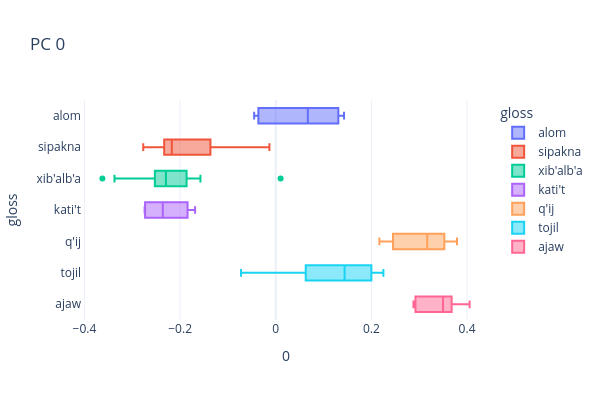
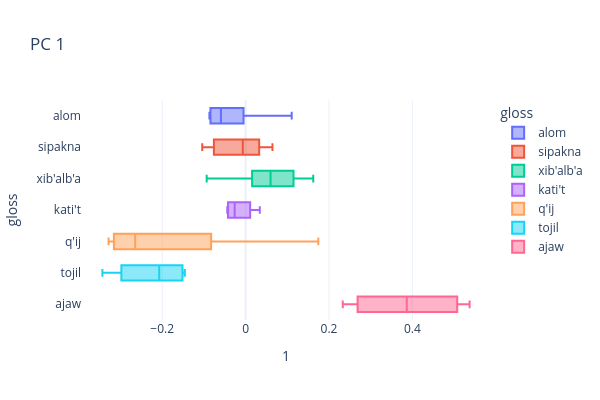
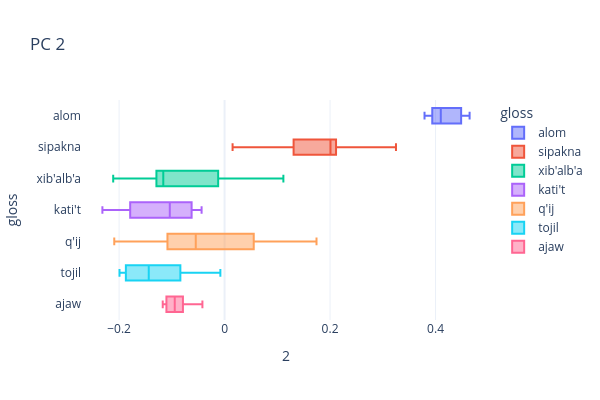
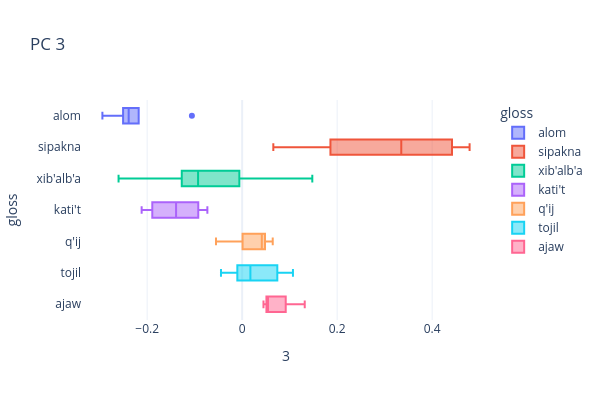

The notebook cell these images were saved under, in order:
### Code cell
def comp_box(comp_id):
    px.box(X0,
           x=comp_id,
           y='gloss',
           color='gloss', 
           template=px_template,
           height=400, width=600, 
           title=f'PC {i}').show()
           
for i in range(n_comps):
    comp_box(i)

### Figure 1 — Plotly figure (JSON) as saved in the notebook; plotly's stock layout.template omitted (floating-point values rounded to 4 significant figures)
{"data": [{"alignmentgroup": "True", "hovertemplate": "gloss=%{y}<br>0=%{x}<extra></extra>", "legendgroup": "alom", "marker": {"color": "#636efa"}, "name": "alom", "notched": false, "offsetgroup": "alom", "orientation": "h", "showlegend": true, "type": "box", "x": [0.1428, 0.01998, -0.04516, -0.03637, 0.1308, 0.1142], "x0": " ", "xaxis": "x", "y": ["alom", "alom", "alom", "alom", "alom", "alom"], "y0": " ", "yaxis": "y"}, {"alignmentgroup": "True", "hovertemplate": "gloss=%{y}<br>0=%{x}<extra></extra>", "legendgroup": "sipakna", "marker": {"color": "#EF553B"}, "name": "sipakna", "notched": false, "offsetgroup": "sipakna", "orientation": "h", "showlegend": true, "type": "box", "x": [-0.01325, -0.2046, -0.2351, -0.2771, -0.2301, -0.2315, -0.1351, -0.1381], "x0": " ", "xaxis": "x", "y": ["sipakna", "sipakna", "sipakna", "sipakna", "sipakna", "sipakna", "sipakna", "sipakna"], "y0": " ", "yaxis": "y"}, {"alignmentgroup": "True", "hovertemplate": "gloss=%{y}<br>0=%{x}<extra></extra>", "legendgroup": "xib'alb'a", "marker": {"color": "#00cc96"}, "name": "xib'alb'a", "notched": false, "offsetgroup": "xib'alb'a", "orientation": "h", "showlegend": true, "type": "box", "x": [-0.1629, -0.2528, -0.219, -0.1865, -0.2025, -0.2503, -0.2547, -0.3372, -0.2191, -0.2484, -0.3625, -0.2574, -0.1659, -0.2496, -0.2402, -0.2072, -0.1575, 0.01016], "x0": " ", "xaxis": "x", "y": ["xib'alb'a", "xib'alb'a", "xib'alb'a", "xib'alb'a", "xib'alb'a", "xib'alb'a", "xib'alb'a", "xib'alb'a", "xib'alb'a", "xib'alb'a", "xib'alb'a", "xib'alb'a", "xib'alb'a", "xib'alb'a", "xib'alb'a", "xib'alb'a", "xib'alb'a", "xib'alb'a"], "y0": " ", "yaxis": "y"}, {"alignmentgroup": "True", "hovertemplate": "gloss=%{y}<br>0=%{x}<extra></extra>", "legendgroup": "kati't", "marker": {"color": "#ab63fa"}, "name": "kati't", "notched": false, "offsetgroup": "kati't", "orientation": "h", "showlegend": true, "type": "box", "x": [-0.2001, -0.2742, -0.1687, -0.2724], "x0": " ", "xaxis": "x", "y": ["kati't", "kati't", "kati't", "kati't"], "y0": " ", "yaxis": "y"}, {"alignmentgroup": "True", "hovertemplate": "gloss=%{y}<br>0=%{x}<extra></extra>", "legendgroup": "q'ij", "marker": {"color": "#FFA15A"}, "name": "q'ij", "notched": false, "offsetgroup": "q'ij", "orientation": "h", "showlegend": true, "type": "box", "x": [0.3646, 0.3791, 0.2167, 0.3167, 0.256, 0.3224, 0.237, 0.3486, 0.2479], "x0": " ", "xaxis": "x", "y": ["q'ij", "q'ij", "q'ij", "q'ij", "q'ij", "q'ij", "q'ij", "q'ij", "q'ij"], "y0": " ", "yaxis": "y"}, {"alignmentgroup": "True", "hovertemplate": "gloss=%{y}<br>0=%{x}<extra></extra>", "legendgroup": "tojil", "marker": {"color": "#19d3f3"}, "name": "tojil", "notched": false, "offsetgroup": "tojil", "orientation": "h", "showlegend": true, "type": "box", "x": [0.1152, 0.1445, 0.1434, 0.2251, -0.0726, 0.01019, 0.222, 0.1779], "x0": " ", "xaxis": "x", "y": ["tojil", "tojil", "tojil", "tojil", "tojil", "tojil", "tojil", "tojil"], "y0": " ", "yaxis": "y"}, {"alignmentgroup": "True", "hovertemplate": "gloss=%{y}<br>0=%{x}<extra></extra>", "legendgroup": "ajaw", "marker": {"color": "#FF6692"}, "name": "ajaw", "notched": false, "offsetgroup": "ajaw", "orientation": "h", "showlegend": true, "type": "box", "x": [0.3002, 0.3499, 0.3596, 0.2895, 0.2879, 0.4054, 0.3706], "x0": " ", "xaxis": "x", "y": ["ajaw", "ajaw", "ajaw", "ajaw", "ajaw", "ajaw", "ajaw"], "y0": " ", "yaxis": "y"}], "layout": {"boxmode": "overlay", "height": 400, "legend": {"title": {"text": "gloss"}, "tracegroupgap": 0}, "title": {"text": "PC 0"}, "width": 600, "xaxis": {"anchor": "y", "domain": [0, 1], "title": {"text": "0"}}, "yaxis": {"anchor": "x", "categoryarray": ["ajaw", "tojil", "q'ij", "kati't", "xib'alb'a", "sipakna", "alom"], "categoryorder": "array", "domain": [0, 1], "title": {"text": "gloss"}}}}

### Figure 2 — Plotly figure (JSON) as saved in the notebook; plotly's stock layout.template omitted (floating-point values rounded to 4 significant figures)
{"data": [{"alignmentgroup": "True", "hovertemplate": "gloss=%{y}<br>1=%{x}<extra></extra>", "legendgroup": "alom", "marker": {"color": "#636efa"}, "name": "alom", "notched": false, "offsetgroup": "alom", "orientation": "h", "showlegend": true, "type": "box", "x": [0.1106, -0.08435, -0.04316, -0.08681, -0.005042, -0.07525], "x0": " ", "xaxis": "x", "y": ["alom", "alom", "alom", "alom", "alom", "alom"], "y0": " ", "yaxis": "y"}, {"alignmentgroup": "True", "hovertemplate": "gloss=%{y}<br>1=%{x}<extra></extra>", "legendgroup": "sipakna", "marker": {"color": "#EF553B"}, "name": "sipakna", "notched": false, "offsetgroup": "sipakna", "orientation": "h", "showlegend": true, "type": "box", "x": [0.00181, 0.06438, 0.06321, -0.0001852, -0.0752, -0.01335, -0.07695, -0.1041], "x0": " ", "xaxis": "x", "y": ["sipakna", "sipakna", "sipakna", "sipakna", "sipakna", "sipakna", "sipakna", "sipakna"], "y0": " ", "yaxis": "y"}, {"alignmentgroup": "True", "hovertemplate": "gloss=%{y}<br>1=%{x}<extra></extra>", "legendgroup": "xib'alb'a", "marker": {"color": "#00cc96"}, "name": "xib'alb'a", "notched": false, "offsetgroup": "xib'alb'a", "orientation": "h", "showlegend": true, "type": "box", "x": [0.1521, 0.1623, 0.01557, 0.1285, 0.1406, 0.09199, 0.08829, 0.04658, 0.01912, 0.04095, -0.000913, -0.01572, -0.09337, 0.07313, 0.008597, 0.03975, 0.1149, 0.1123], "x0": " ", "xaxis": "x", "y": ["xib'alb'a", "xib'alb'a", "xib'alb'a", "xib'alb'a", "xib'alb'a", "xib'alb'a", "xib'alb'a", "xib'alb'a", "xib'alb'a", "xib'alb'a", "xib'alb'a", "xib'alb'a", "xib'alb'a", "xib'alb'a", "xib'alb'a", "xib'alb'a", "xib'alb'a", "xib'alb'a"], "y0": " ", "yaxis": "y"}, {"alignmentgroup": "True", "hovertemplate": "gloss=%{y}<br>1=%{x}<extra></extra>", "legendgroup": "kati't", "marker": {"color": "#ab63fa"}, "name": "kati't", "notched": false, "offsetgroup": "kati't", "orientation": "h", "showlegend": true, "type": "box", "x": [-0.04402, -0.01217, -0.04034, 0.03402], "x0": " ", "xaxis": "x", "y": ["kati't", "kati't", "kati't", "kati't"], "y0": " ", "yaxis": "y"}, {"alignmentgroup": "True", "hovertemplate": "gloss=%{y}<br>1=%{x}<extra></extra>", "legendgroup": "q'ij", "marker": {"color": "#FFA15A"}, "name": "q'ij", "notched": false, "offsetgroup": "q'ij", "orientation": "h", "showlegend": true, "type": "box", "x": [-0.05359, -0.3244, -0.2649, -0.3132, -0.3075, -0.3288, -0.09235, -0.1146, 0.1744], "x0": " ", "xaxis": "x", "y": ["q'ij", "q'ij", "q'ij", "q'ij", "q'ij", "q'ij", "q'ij", "q'ij", "q'ij"], "y0": " ", "yaxis": "y"}, {"alignmentgroup": "True", "hovertemplate": "gloss=%{y}<br>1=%{x}<extra></extra>", "legendgroup": "tojil", "marker": {"color": "#19d3f3"}, "name": "tojil", "notched": false, "offsetgroup": "tojil", "orientation": "h", "showlegend": true, "type": "box", "x": [-0.3435, -0.3395, -0.1458, -0.2566, -0.1511, -0.1516, -0.2531, -0.1613], "x0": " ", "xaxis": "x", "y": ["tojil", "tojil", "tojil", "tojil", "tojil", "tojil", "tojil", "tojil"], "y0": " ", "yaxis": "y"}, {"alignmentgroup": "True", "hovertemplate": "gloss=%{y}<br>1=%{x}<extra></extra>", "legendgroup": "ajaw", "marker": {"color": "#FF6692"}, "name": "ajaw", "notched": false, "offsetgroup": "ajaw", "orientation": "h", "showlegend": true, "type": "box", "x": [0.259, 0.2975, 0.5373, 0.233, 0.3866, 0.4492, 0.5271], "x0": " ", "xaxis": "x", "y": ["ajaw", "ajaw", "ajaw", "ajaw", "ajaw", "ajaw", "ajaw"], "y0": " ", "yaxis": "y"}], "layout": {"boxmode": "overlay", "height": 400, "legend": {"title": {"text": "gloss"}, "tracegroupgap": 0}, "title": {"text": "PC 1"}, "width": 600, "xaxis": {"anchor": "y", "domain": [0, 1], "title": {"text": "1"}}, "yaxis": {"anchor": "x", "categoryarray": ["ajaw", "tojil", "q'ij", "kati't", "xib'alb'a", "sipakna", "alom"], "categoryorder": "array", "domain": [0, 1], "title": {"text": "gloss"}}}}

### Figure 3 — Plotly figure (JSON) as saved in the notebook; plotly's stock layout.template omitted (floating-point values rounded to 4 significant figures)
{"data": [{"alignmentgroup": "True", "hovertemplate": "gloss=%{y}<br>2=%{x}<extra></extra>", "legendgroup": "alom", "marker": {"color": "#636efa"}, "name": "alom", "notched": false, "offsetgroup": "alom", "orientation": "h", "showlegend": true, "type": "box", "x": [0.4646, 0.3791, 0.4111, 0.4087, 0.3938, 0.4485], "x0": " ", "xaxis": "x", "y": ["alom", "alom", "alom", "alom", "alom", "alom"], "y0": " ", "yaxis": "y"}, {"alignmentgroup": "True", "hovertemplate": "gloss=%{y}<br>2=%{x}<extra></extra>", "legendgroup": "sipakna", "marker": {"color": "#EF553B"}, "name": "sipakna", "notched": false, "offsetgroup": "sipakna", "orientation": "h", "showlegend": true, "type": "box", "x": [0.325, 0.2118, 0.1493, 0.2036, 0.1125, 0.2109, 0.198, 0.01519], "x0": " ", "xaxis": "x", "y": ["sipakna", "sipakna", "sipakna", "sipakna", "sipakna", "sipakna", "sipakna", "sipakna"], "y0": " ", "yaxis": "y"}, {"alignmentgroup": "True", "hovertemplate": "gloss=%{y}<br>2=%{x}<extra></extra>", "legendgroup": "xib'alb'a", "marker": {"color": "#00cc96"}, "name": "xib'alb'a", "notched": false, "offsetgroup": "xib'alb'a", "orientation": "h", "showlegend": true, "type": "box", "x": [0.1115, -0.1151, -0.1196, -0.05847, 0.04503, -0.01215, 0.01537, -0.1141, -0.1227, -0.07368, -0.1762, -0.1572, -0.1292, -0.1173, -0.1176, -0.2112, -0.1838, 0.01517], "x0": " ", "xaxis": "x", "y": ["xib'alb'a", "xib'alb'a", "xib'alb'a", "xib'alb'a", "xib'alb'a", "xib'alb'a", "xib'alb'a", "xib'alb'a", "xib'alb'a", "xib'alb'a", "xib'alb'a", "xib'alb'a", "xib'alb'a", "xib'alb'a", "xib'alb'a", "xib'alb'a", "xib'alb'a", "xib'alb'a"], "y0": " ", "yaxis": "y"}, {"alignmentgroup": "True", "hovertemplate": "gloss=%{y}<br>2=%{x}<extra></extra>", "legendgroup": "kati't", "marker": {"color": "#ab63fa"}, "name": "kati't", "notched": false, "offsetgroup": "kati't", "orientation": "h", "showlegend": true, "type": "box", "x": [-0.08141, -0.1263, -0.04357, -0.2316], "x0": " ", "xaxis": "x", "y": ["kati't", "kati't", "kati't", "kati't"], "y0": " ", "yaxis": "y"}, {"alignmentgroup": "True", "hovertemplate": "gloss=%{y}<br>2=%{x}<extra></extra>", "legendgroup": "q'ij", "marker": {"color": "#FFA15A"}, "name": "q'ij", "notched": false, "offsetgroup": "q'ij", "orientation": "h", "showlegend": true, "type": "box", "x": [0.1743, -0.01379, -0.05463, -0.1157, 0.03447, -0.09109, -0.1058, -0.2091, 0.1178], "x0": " ", "xaxis": "x", "y": ["q'ij", "q'ij", "q'ij", "q'ij", "q'ij", "q'ij", "q'ij", "q'ij", "q'ij"], "y0": " ", "yaxis": "y"}, {"alignmentgroup": "True", "hovertemplate": "gloss=%{y}<br>2=%{x}<extra></extra>", "legendgroup": "tojil", "marker": {"color": "#19d3f3"}, "name": "tojil", "notched": false, "offsetgroup": "tojil", "orientation": "h", "showlegend": true, "type": "box", "x": [-0.1108, -0.09189, -0.007996, -0.177, -0.1973, -0.1992, -0.1768, -0.07578], "x0": " ", "xaxis": "x", "y": ["tojil", "tojil", "tojil", "tojil", "tojil", "tojil", "tojil", "tojil"], "y0": " ", "yaxis": "y"}, {"alignmentgroup": "True", "hovertemplate": "gloss=%{y}<br>2=%{x}<extra></extra>", "legendgroup": "ajaw", "marker": {"color": "#FF6692"}, "name": "ajaw", "notched": false, "offsetgroup": "ajaw", "orientation": "h", "showlegend": true, "type": "box", "x": [-0.1148, -0.09651, -0.1173, -0.09449, -0.04202, -0.07668, -0.08573], "x0": " ", "xaxis": "x", "y": ["ajaw", "ajaw", "ajaw", "ajaw", "ajaw", "ajaw", "ajaw"], "y0": " ", "yaxis": "y"}], "layout": {"boxmode": "overlay", "height": 400, "legend": {"title": {"text": "gloss"}, "tracegroupgap": 0}, "title": {"text": "PC 2"}, "width": 600, "xaxis": {"anchor": "y", "domain": [0, 1], "title": {"text": "2"}}, "yaxis": {"anchor": "x", "categoryarray": ["ajaw", "tojil", "q'ij", "kati't", "xib'alb'a", "sipakna", "alom"], "categoryorder": "array", "domain": [0, 1], "title": {"text": "gloss"}}}}

### Figure 4 — Plotly figure (JSON) as saved in the notebook; plotly's stock layout.template omitted (floating-point values rounded to 4 significant figures)
{"data": [{"alignmentgroup": "True", "hovertemplate": "gloss=%{y}<br>3=%{x}<extra></extra>", "legendgroup": "alom", "marker": {"color": "#636efa"}, "name": "alom", "notched": false, "offsetgroup": "alom", "orientation": "h", "showlegend": true, "type": "box", "x": [-0.2943, -0.2354, -0.2179, -0.1058, -0.2425, -0.2507], "x0": " ", "xaxis": "x", "y": ["alom", "alom", "alom", "alom", "alom", "alom"], "y0": " ", "yaxis": "y"}, {"alignmentgroup": "True", "hovertemplate": "gloss=%{y}<br>3=%{x}<extra></extra>", "legendgroup": "sipakna", "marker": {"color": "#EF553B"}, "name": "sipakna", "notched": false, "offsetgroup": "sipakna", "orientation": "h", "showlegend": true, "type": "box", "x": [0.1627, 0.4133, 0.2791, 0.4788, 0.4702, 0.3907, 0.209, 0.06558], "x0": " ", "xaxis": "x", "y": ["sipakna", "sipakna", "sipakna", "sipakna", "sipakna", "sipakna", "sipakna", "sipakna"], "y0": " ", "yaxis": "y"}, {"alignmentgroup": "True", "hovertemplate": "gloss=%{y}<br>3=%{x}<extra></extra>", "legendgroup": "xib'alb'a", "marker": {"color": "#00cc96"}, "name": "xib'alb'a", "notched": false, "offsetgroup": "xib'alb'a", "orientation": "h", "showlegend": true, "type": "box", "x": [-0.2048, -0.1949, -0.2602, -0.1257, 0.02268, -0.03537, 0.1477, 0.01419, -0.1187, -0.005937, 0.01754, -0.05886, -0.08888, -0.1206, -0.05127, -0.1272, -0.189, -0.09682], "x0": " ", "xaxis": "x", "y": ["xib'alb'a", "xib'alb'a", "xib'alb'a", "xib'alb'a", "xib'alb'a", "xib'alb'a", "xib'alb'a", "xib'alb'a", "xib'alb'a", "xib'alb'a", "xib'alb'a", "xib'alb'a", "xib'alb'a", "xib'alb'a", "xib'alb'a", "xib'alb'a", "xib'alb'a", "xib'alb'a"], "y0": " ", "yaxis": "y"}, {"alignmentgroup": "True", "hovertemplate": "gloss=%{y}<br>3=%{x}<extra></extra>", "legendgroup": "kati't", "marker": {"color": "#ab63fa"}, "name": "kati't", "notched": false, "offsetgroup": "kati't", "orientation": "h", "showlegend": true, "type": "box", "x": [-0.1115, -0.07327, -0.2117, -0.1668], "x0": " ", "xaxis": "x", "y": ["kati't", "kati't", "kati't", "kati't"], "y0": " ", "yaxis": "y"}, {"alignmentgroup": "True", "hovertemplate": "gloss=%{y}<br>3=%{x}<extra></extra>", "legendgroup": "q'ij", "marker": {"color": "#FFA15A"}, "name": "q'ij", "notched": false, "offsetgroup": "q'ij", "orientation": "h", "showlegend": true, "type": "box", "x": [-0.05512, -0.04765, 0.04134, 0.05543, 0.06434, 0.04563, 0.01697, 0.04474, 0.02305], "x0": " ", "xaxis": "x", "y": ["q'ij", "q'ij", "q'ij", "q'ij", "q'ij", "q'ij", "q'ij", "q'ij", "q'ij"], "y0": " ", "yaxis": "y"}, {"alignmentgroup": "True", "hovertemplate": "gloss=%{y}<br>3=%{x}<extra></extra>", "legendgroup": "tojil", "marker": {"color": "#19d3f3"}, "name": "tojil", "notched": false, "offsetgroup": "tojil", "orientation": "h", "showlegend": true, "type": "box", "x": [-0.04462, 0.1059, -0.01564, -0.004161, 0.1069, 0.03882, 0.04205, -0.004758], "x0": " ", "xaxis": "x", "y": ["tojil", "tojil", "tojil", "tojil", "tojil", "tojil", "tojil", "tojil"], "y0": " ", "yaxis": "y"}, {"alignmentgroup": "True", "hovertemplate": "gloss=%{y}<br>3=%{x}<extra></extra>", "legendgroup": "ajaw", "marker": {"color": "#FF6692"}, "name": "ajaw", "notched": false, "offsetgroup": "ajaw", "orientation": "h", "showlegend": true, "type": "box", "x": [0.05078, 0.04486, 0.0713, 0.09847, 0.1317, 0.05435, 0.05195], "x0": " ", "xaxis": "x", "y": ["ajaw", "ajaw", "ajaw", "ajaw", "ajaw", "ajaw", "ajaw"], "y0": " ", "yaxis": "y"}], "layout": {"boxmode": "overlay", "height": 400, "legend": {"title": {"text": "gloss"}, "tracegroupgap": 0}, "title": {"text": "PC 3"}, "width": 600, "xaxis": {"anchor": "y", "domain": [0, 1], "title": {"text": "3"}}, "yaxis": {"anchor": "x", "categoryarray": ["ajaw", "tojil", "q'ij", "kati't", "xib'alb'a", "sipakna", "alom"], "categoryorder": "array", "domain": [0, 1], "title": {"text": "gloss"}}}}
